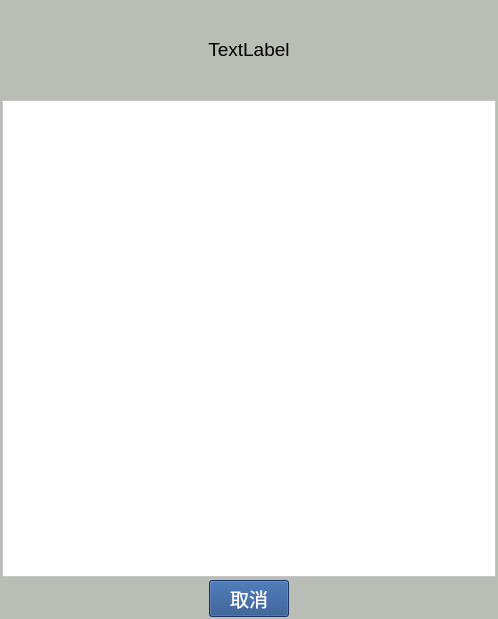
<?xml version="1.0" encoding="UTF-8"?>
<ui version="4.0">
 <class>ComBoBoxSelectDlg</class>
 <widget class="QWidget" name="ComBoBoxSelectDlg">
  <property name="geometry">
   <rect>
    <x>0</x>
    <y>0</y>
    <width>498</width>
    <height>619</height>
   </rect>
  </property>
  <property name="sizePolicy">
   <sizepolicy hsizetype="Fixed" vsizetype="Preferred">
    <horstretch>0</horstretch>
    <verstretch>0</verstretch>
   </sizepolicy>
  </property>
  <property name="windowTitle">
   <string>Form</string>
  </property>
  <property name="styleSheet">
   <string notr="true">background-color: rgb(186, 189, 182);
font: 14pt &quot;Ubuntu&quot;;</string>
  </property>
  <layout class="QVBoxLayout" name="verticalLayout" stretch="1,5,0">
   <property name="spacing">
    <number>3</number>
   </property>
   <property name="leftMargin">
    <number>2</number>
   </property>
   <property name="topMargin">
    <number>2</number>
   </property>
   <property name="rightMargin">
    <number>2</number>
   </property>
   <property name="bottomMargin">
    <number>2</number>
   </property>
   <item>
    <widget class="QLabel" name="title">
     <property name="font">
      <font>
       <family>Ubuntu</family>
       <pointsize>14</pointsize>
       <weight>50</weight>
       <italic>false</italic>
       <bold>false</bold>
      </font>
     </property>
     <property name="text">
      <string>TextLabel</string>
     </property>
     <property name="alignment">
      <set>Qt::AlignCenter</set>
     </property>
    </widget>
   </item>
   <item>
    <widget class="QListWidget" name="listitem">
     <property name="styleSheet">
      <string notr="true">background-color: rgb(255, 255, 255);</string>
     </property>
    </widget>
   </item>
   <item>
    <layout class="QHBoxLayout" name="horizontalLayout">
     <item>
      <widget class="QPushButton" name="cancel">
       <property name="sizePolicy">
        <sizepolicy hsizetype="Fixed" vsizetype="Preferred">
         <horstretch>0</horstretch>
         <verstretch>0</verstretch>
        </sizepolicy>
       </property>
       <property name="font">
        <font>
         <family>Ubuntu</family>
         <pointsize>14</pointsize>
         <weight>50</weight>
         <italic>false</italic>
         <bold>false</bold>
        </font>
       </property>
       <property name="styleSheet">
        <string notr="true">QPushButton
{
	
	background-color: rgb(32, 74, 135);
	
	color: rgb(255, 255, 255);


}

QPushButton::hover
{
	
	color: rgb(245, 121, 0);

}</string>
       </property>
       <property name="text">
        <string>取消</string>
       </property>
       <property name="flat">
        <bool>false</bool>
       </property>
      </widget>
     </item>
    </layout>
   </item>
  </layout>
 </widget>
 <resources/>
 <connections/>
</ui>
